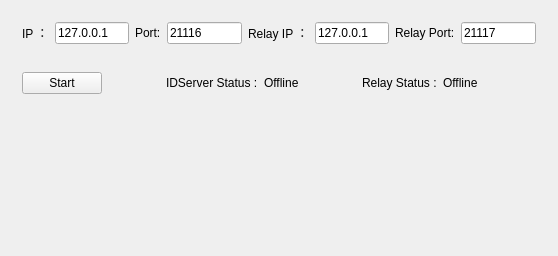
<?xml version="1.0" encoding="UTF-8"?>
<ui version="4.0">
 <class>DeskServerClass</class>
 <widget class="QWidget" name="DeskServerClass">
  <property name="geometry">
   <rect>
    <x>0</x>
    <y>0</y>
    <width>558</width>
    <height>256</height>
   </rect>
  </property>
  <property name="minimumSize">
   <size>
    <width>558</width>
    <height>256</height>
   </size>
  </property>
  <property name="maximumSize">
   <size>
    <width>558</width>
    <height>256</height>
   </size>
  </property>
  <property name="windowTitle">
   <string>DeskServer</string>
  </property>
  <layout class="QVBoxLayout" name="verticalLayout" stretch="1,1,6">
   <item>
    <widget class="QWidget" name="widget" native="true">
     <layout class="QHBoxLayout" name="horizontalLayout_3">
      <item>
       <widget class="QLabel" name="label">
        <property name="text">
         <string>IP ：</string>
        </property>
       </widget>
      </item>
      <item>
       <widget class="QLineEdit" name="iPLineEdit">
        <property name="text">
         <string>127.0.0.1</string>
        </property>
       </widget>
      </item>
      <item>
       <widget class="QLabel" name="label_2">
        <property name="text">
         <string>Port:</string>
        </property>
       </widget>
      </item>
      <item>
       <widget class="QLineEdit" name="portLineEdit_">
        <property name="text">
         <string>21116</string>
        </property>
       </widget>
      </item>
      <item>
       <widget class="QLabel" name="label_10">
        <property name="text">
         <string>Relay IP ：</string>
        </property>
       </widget>
      </item>
      <item>
       <widget class="QLineEdit" name="iPLineEdit_3">
        <property name="text">
         <string>127.0.0.1</string>
        </property>
       </widget>
      </item>
      <item>
       <widget class="QLabel" name="label_11">
        <property name="text">
         <string>Relay Port:</string>
        </property>
       </widget>
      </item>
      <item>
       <widget class="QLineEdit" name="portLineEdit_2">
        <property name="text">
         <string>21117</string>
        </property>
       </widget>
      </item>
     </layout>
    </widget>
   </item>
   <item>
    <widget class="QWidget" name="widget_3" native="true">
     <layout class="QHBoxLayout" name="horizontalLayout">
      <item>
       <widget class="QPushButton" name="startButton_">
        <property name="text">
         <string>Start</string>
        </property>
       </widget>
      </item>
      <item>
       <spacer name="horizontalSpacer_3">
        <property name="orientation">
         <enum>Qt::Orientation::Horizontal</enum>
        </property>
        <property name="sizeHint" stdset="0">
         <size>
          <width>49</width>
          <height>20</height>
         </size>
        </property>
       </spacer>
      </item>
      <item>
       <widget class="QLabel" name="label_7">
        <property name="text">
         <string>IDServer Status :</string>
        </property>
       </widget>
      </item>
      <item>
       <widget class="QLabel" name="label_3">
        <property name="text">
         <string>Offline</string>
        </property>
       </widget>
      </item>
      <item>
       <spacer name="horizontalSpacer">
        <property name="orientation">
         <enum>Qt::Orientation::Horizontal</enum>
        </property>
        <property name="sizeHint" stdset="0">
         <size>
          <width>49</width>
          <height>20</height>
         </size>
        </property>
       </spacer>
      </item>
      <item>
       <widget class="QLabel" name="label_9">
        <property name="text">
         <string>Relay Status :</string>
        </property>
       </widget>
      </item>
      <item>
       <widget class="QLabel" name="label_8">
        <property name="text">
         <string>Offline</string>
        </property>
       </widget>
      </item>
      <item>
       <spacer name="horizontalSpacer_2">
        <property name="orientation">
         <enum>Qt::Orientation::Horizontal</enum>
        </property>
        <property name="sizeHint" stdset="0">
         <size>
          <width>49</width>
          <height>20</height>
         </size>
        </property>
       </spacer>
      </item>
     </layout>
    </widget>
   </item>
   <item>
    <widget class="QWidget" name="widget_2" native="true"/>
   </item>
  </layout>
 </widget>
 <layoutdefault spacing="6" margin="11"/>
 <resources>
  <include location="DeskServer.qrc"/>
 </resources>
 <connections/>
</ui>
